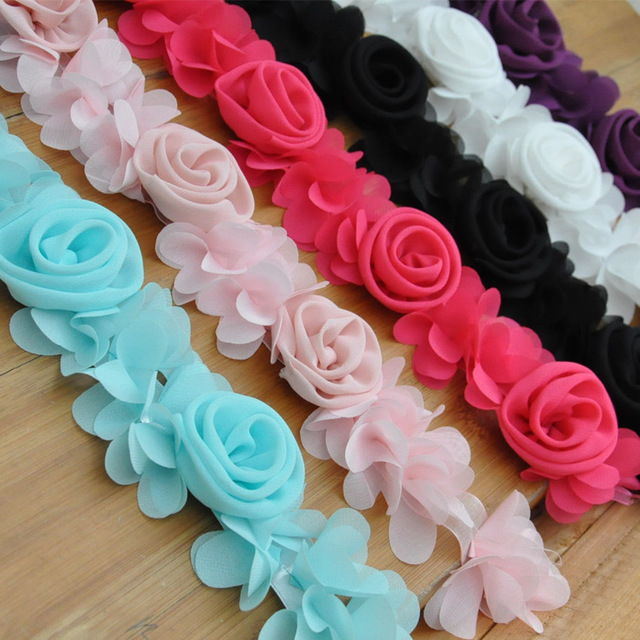
#> input picture renk-tanimlama-isleme/cicek.jpg, 640 x 640 px
$ python canny-resim-isleme.py
#> lines starting #> are read from the running program, lines starting #| are printed output that depends on the picture
import cv2
import numpy as np
from matplotlib import pyplot as plt

resim=cv2.imread('cicek.jpg',0)
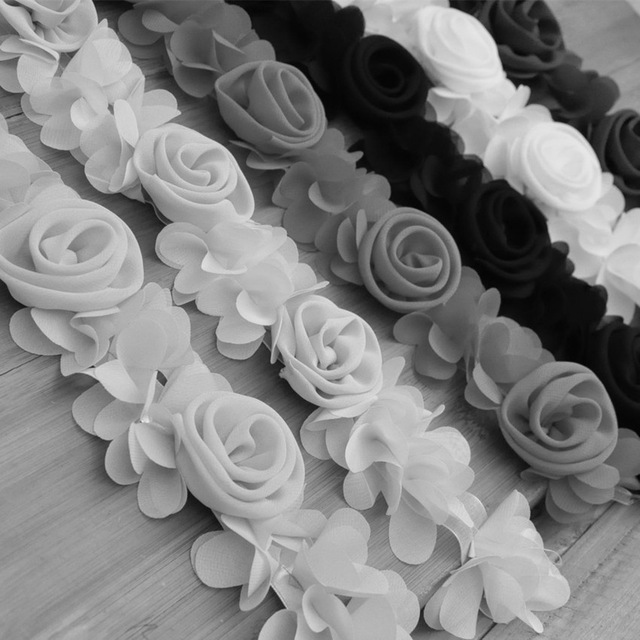
#> resim: shape (640, 640); min 0, max 238, mean 129

row,col=resim.shape
#> row = 640; col = 640

kenarlar=cv2.Canny(resim,100,200)
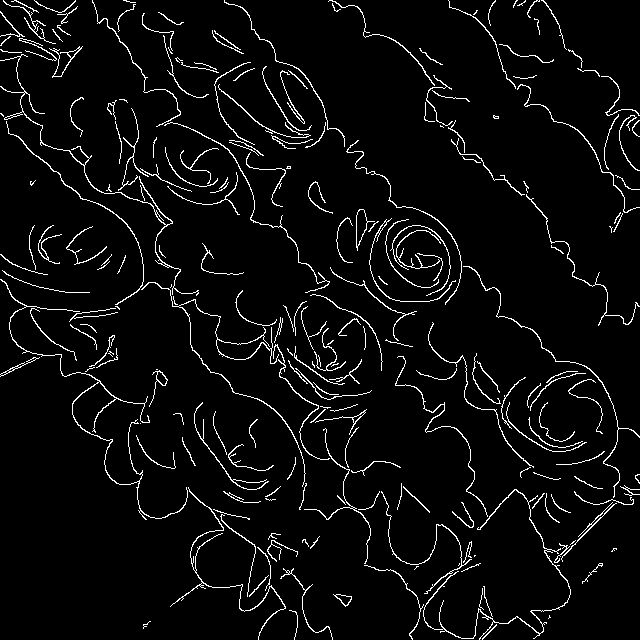
#> kenarlar: shape (640, 640); 4.7% white in thin lines or dots
print("{} \t {} \t".format(row,col))
#| 640 	 640

plt.subplot(121),plt.imshow(resim,cmap='gray')
plt.title('orjinal'),plt.xticks([]),plt.yticks([])
plt.subplot(122),plt.imshow(kenarlar,cmap='gray')
plt.title('kenarlar'),plt.xticks([]),plt.yticks([])

plt.show()
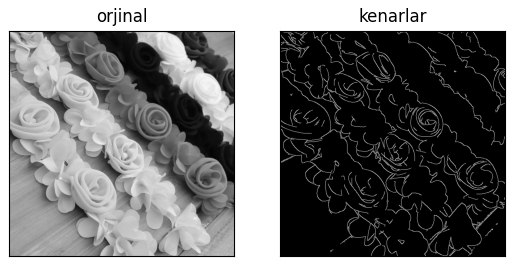
#> figure drawn by matplotlib, 2 panels

cv2.waitKey(0)
cv2.destroyAllWindows()

$ run again, with renk-tanimlama-isleme/gradient.JPG copied over renk-tanimlama-isleme/cicek.jpg
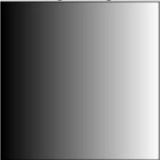
#> input picture renk-tanimlama-isleme/gradient.JPG, 160 x 160 px
#> resim is the input picture: shape (160, 160); min 0, max 255, mean 125.6
#> `kenarlar=cv2.Canny(resim,100,200)`:
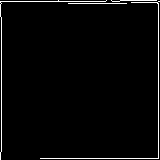
#> kenarlar: shape (160, 160); 2.6% white in thin lines or dots
#| 160 	 160
#> `plt.show()`:
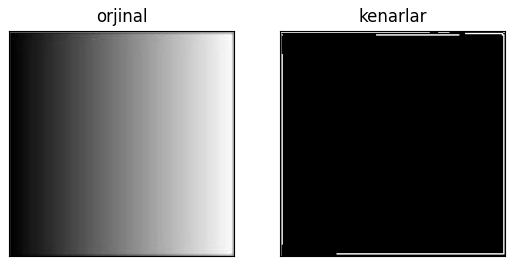
#> figure drawn by matplotlib, 2 panels
